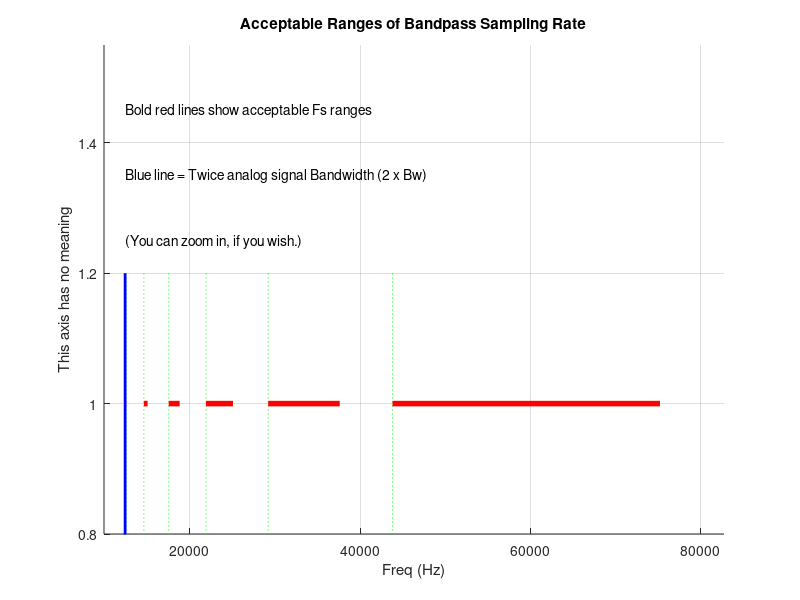
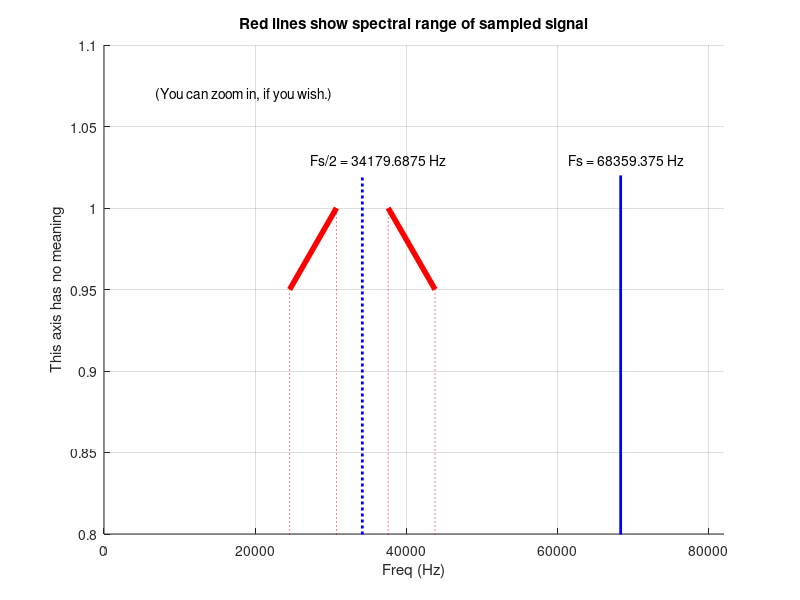

Source code (MATLAB) for these figures, in order:
% Filename: Bandpass_Sample_Rate_Calc.m
%
%  Calculates acceptable Bandpass Sampling rate ranges 
%  based on an analog (continuous) signal's bandwidth 
%  and center freq.
%
%  Merely define bandwidth "Bw" and center frequency "Fc", in 
%  Hz, near line 22, for the analog bandpass signal and run the 
%  program.  [Example: Bw = 5, Fc = 20.]  Acceptable Fs sample  
%  rate ranges are shown in Figure 1 and displayed in Command window.
%
%  If the User defines a value for the BP sample rate Fs, near 
%  near line 28, then Figure 2 will show the locations of the 
%  positive and negative-freq spectral components after 
%  bandpass sampling.
%
%   Richard Lyons [November 2011]
%******************************************

clear, clc;

Bw = (4.38-3.76)*1E4; % Analog signal bandwidth in Hz
Fc = 40.7E3; % Analog signal center freq in Hz

% ##############################################
% Define an Fs sample rate value below

Fs = 70E6 / (2^10); % Selected Fs sample rate in Hz

% ##############################################

disp(' '), disp(['Analog Center Freq = ',num2str(Fc),' Hz.'])
disp(['Analog Bandwidth = ',num2str(Bw),' Hz.']), disp(' ')

% *****************************************************
%  Compute % display the acceptable ranges of BP sample rate 
% *****************************************************
disp('----------------------------------')
disp('Acceptable Fs ranges in Hz:')
No_aliasing = 0;  % Init a warning flag
M = 1; % Initialize a counter

while (2*Fc + Bw)/(M+1) > 2* Bw
   FsMin = (2*Fc + Bw)/(M+1);
   FsMax = (2*Fc - Bw)/M;
   Fs_ranges(M,1) = FsMin;
   Fs_ranges(M,2) = FsMax;
   M = M + 1;
   disp([num2str(FsMin),' -to- ',num2str(FsMax)])
end
disp('----------------------------------')

% *****************************************************
%  Plot the acceptable ranges of BP sample rate 
% *****************************************************
figure(1), clf
title('Acceptable Ranges of Bandpass Sampling Rate')
xlabel('Freq (Hz)')
ylabel('This axis has no meaning')

for K = 1:M-1
   hold on
   plot([Fs_ranges(K,1),Fs_ranges(K,1)],[0.5,1.2],':g');
   plot([Fs_ranges(K,1),Fs_ranges(K,2)],[1,1],'-r','linewidth',4);
   axis([0.8*(2*Bw),1.1*max(Fs_ranges(1,2)), 0.8, 1.55])
end

plot([2*Bw,2*Bw],[0.5,1.2],'-b','linewidth',2);
text(2*Bw,1.45,'Bold red lines show acceptable Fs ranges')
text(2*Bw,1.35,'Blue line = Twice analog signal Bandwidth (2 x Bw)')
text(2*Bw,1.25,'(You can zoom in, if you wish.)')
hold off, grid on, zoom on

% **************************************************************
%  If Fs has been defined, plot spectrum of the sampled signal.  
% **************************************************************
% 
% Check if "Fs" has been defined
disp(' ')
if isempty(strmatch('Fs',who,'exact')) == 1; 
    disp('Fs sampling rate has NOT been defined.')
    % Fs does NOT exist, do nothing further.
else 
	% Fs is defined, plot the spectrum of the sampled signal.
        disp(['Fs defined as ',num2str(Fs),' Hz'])
	
    % To determine intermediate frequency (IF), check integer 
    %      part of "2Fc/Fs" for odd or even
	Temp = floor(2*Fc/Fs);
    if (Temp == 2*floor(Temp/2))
       disp(' '), disp('Pos-freq sampled spectra is not inverted.')
       Freq_IF = Fc -Fs*floor(Fc/Fs); % Computed IF frequency
	else
       disp(' '), disp('Pos-freq sampled spectra is inverted.')
       Freq_IF = Fs*(1 + floor(Fc/Fs)) -Fc; % Computed IF frequency
	end
    disp(' '), disp(['Center of pos-freq sampled spectra = ',num2str(Freq_IF),' Hz.'])

    % Prepare to plot sampled spectral range in Figure 2
    IF_MinFreq = Freq_IF-Bw/2;
    IF_MaxFreq = Freq_IF+Bw/2;
    
	figure(2), clf
	hold on
	plot([IF_MinFreq,IF_MaxFreq],[0.95, 1],'-r','linewidth',4);
	plot([Fs-IF_MaxFreq,Fs-IF_MinFreq],[1, 0.95],'-r','linewidth',4);
	plot([Fs,Fs],[0.5, 1.02],'-b','linewidth',2);
	plot([Fs/2,Fs/2],[0.5, 1.02],':b','linewidth',2);
    plot([IF_MinFreq,IF_MinFreq],[0.5, 0.95],':r');
    plot([IF_MaxFreq,IF_MaxFreq],[0.5, 1],':r');
    plot([Fs-IF_MaxFreq,Fs-IF_MaxFreq],[0.5, 1],':r');
    plot([Fs-IF_MinFreq,Fs-IF_MinFreq],[0.5, 0.95],':r');
    text(0.9*Fs,1.03,['Fs = ',num2str(Fs),' Hz'])
    text(0.8*Fs/2, 1.03,['Fs/2 = ',num2str(Fs/2),' Hz'])
    text(Fs/10,1.07,'(You can zoom in, if you wish.)')
    axis([0,1.2*Fs, 0.8, 1.1])
	
	hold off
	title('Red lines show spectral range of sampled signal')
    xlabel('Freq (Hz)')
	ylabel('This axis has no meaning')
	grid on, zoom on
    
    % ################################################################
    % Check if Fs is NOT in an acceptable freq range (aliasing occurs)
    Aliasing_Flag = 1; % Initialize a flag
    for K = 1:M-1 % Check each individual acceptable Fs range
        if Fs_ranges(K,1)<=Fs & Fs<=Fs_ranges(K,2)% & Fs<=Fs_ranges(K,2)
            % No aliasing will occur
            Aliasing_Flag = Aliasing_Flag -1;
        else, end
    end % End K loop
    if Aliasing_Flag == 1;  % Aliasing will occur
        text(Fs/10, 0.91, 'WARNING! WARNING!')
        text(Fs/10, 0.89, 'Aliasing will occur!')
    else, end
    zoom on
    % ################################################################
end